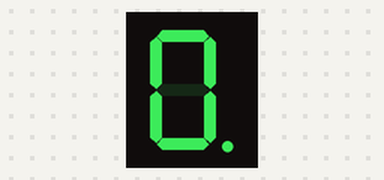
Bench run of a sketch on a simulated Arduino Uno, built with avr-gcc and run on an emulated ATmega328P. On the bench: 1-digit seven-segment display. Wiring (inferred from the names in the program): 1-digit 7-segment display, segments lit when LOW: segments pin 2, pin 3, pin 4, pin 5, pin 6, pin 7, pin 8, pin 9. The segment pins are drawn as the display they are named for.

Above: at 0.1 s.
At 1.1 s:
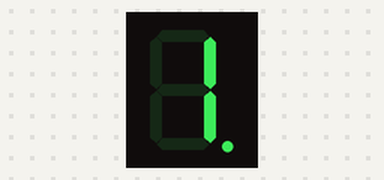
At 2.1 s:
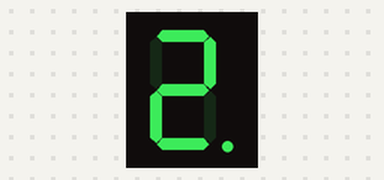
At 4.1 s:
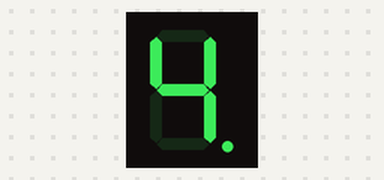
At 6.1 s:
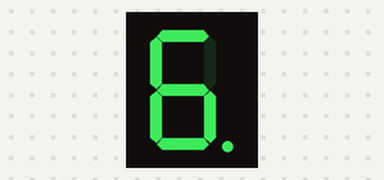
At 9.1 s:
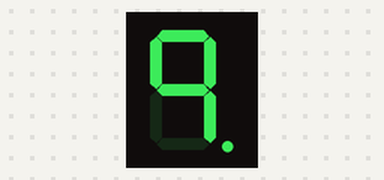

The sketch:

FND_0-9_Arrangement.ino
```cpp
int seg[8] = { 2, 3, 4, 5, 6, 7, 8, 9 };
int arr[10][8] = {
  { 1, 1, 1, 1, 1, 1, 0, 1 },
  { 0, 1, 1, 0, 0, 0, 0, 1 },
  { 1, 1, 0, 1, 1, 0, 1, 1 },
  { 1, 1, 1, 1, 0, 0, 1, 1 },
  { 0, 1, 1, 0, 0, 1, 1, 1 },
  { 1, 0, 1, 1, 0, 1, 1, 1 },
  { 1, 0, 1, 1, 1, 1, 1, 1 },
  { 1, 1, 1, 0, 0, 0, 0, 1 },
  { 1, 1, 1, 1, 1, 1, 1, 1 },
  { 1, 1, 1, 0, 0, 1, 1, 1 }
};
int i;

void setup() {
  for (i = 0; i < 8; i++) {
    pinMode(seg[i], OUTPUT);
  }
}

void loop() {
  for (int j = 0; j <= 9; j++) {
    for (i = 0; i < 8; i++) {
      digitalWrite(seg[i], !arr[j][i]);
    }
    delay(1000);
  }
}
```

Measured:
- by itself, everything shown: repeats every 10.0 s, in 10 steps
- what the display in image 1 shows lasts 1.0 s, from 1.0 s to 2.0 s
